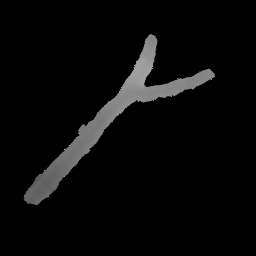
#> input picture Input/0001.jpg, 256 x 256 px; its folder holds only this picture in this run
$ python test.py   (Python 2 division)
#> lines starting #> are read from the running program, lines starting #| are printed output that depends on the picture; after the words box and inside, x2 and y2 are one past the last pixel; in counts of white or black regions, pixels touching at a corner belong together
import cv2
import numpy as np
import os

# for i in range from 0 to 80:

fs = os.listdir("./Input/")

for f in fs:
    print f

    img = cv2.imread('Input/'+f,0)
#> img is the input picture: shape (256, 256); min 0, max 191, mean 9.2
    size = np.size(img)
#> size = 65536
    skel = np.zeros(img.shape,np.uint8)

    ret,img = cv2.threshold(img,127,255,0)
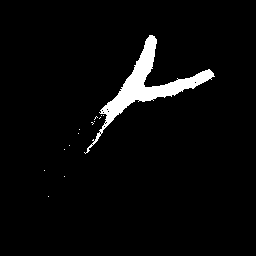
#> img: shape (256, 256); 3.8% white; 14 white regions (13 under 20 px), largest, box (x1, y1, x2, y2) and area: (84, 35, 215, 154) 2490
    element = cv2.getStructuringElement(cv2.MORPH_CROSS,(3,3))
    done = False

    while( not done):
        eroded = cv2.erode(img,element)
        temp = cv2.dilate(eroded,element)
        temp = cv2.subtract(img,temp)
        skel = cv2.bitwise_or(skel,temp)
        img = eroded.copy()

        zeros = size - cv2.countNonZero(img)
        if zeros==size:
            done = True
#> this loop made 13 passes
#> zeros on passes 1 to 12: 63488, 63854, 64181, 64490, 64781, 65036, 65206, 65324, 65424, 65489, 65522, 65534
#> pass 1, `eroded = cv2.erode(img,element)`:
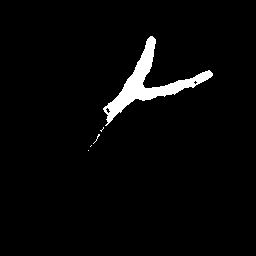
#> eroded: shape (256, 256); 3.1% white; 5 white regions (4 under 20 px), largest, box (x1, y1, x2, y2) and area: (103, 36, 213, 126) 2026
#> pass 1, `temp = cv2.subtract(img,temp)`:
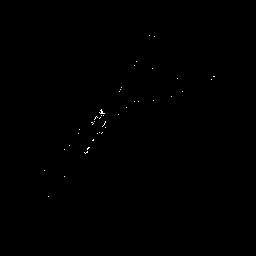
#> temp: shape (256, 256); 0.12% white in thin lines or dots, all inside (x1, y1, x2, y2) = (44, 35, 215, 197)
#> pass 2, `eroded = cv2.erode(img,element)`:
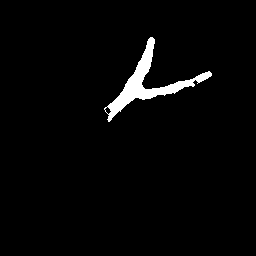
#> eroded: shape (256, 256); 2.6% white; 1 white region, box (x1, y1, x2, y2) and area: (104, 37, 212, 122) 1682
#> after the loop: eroded: shape (256, 256); every value is 0
#> after the loop:
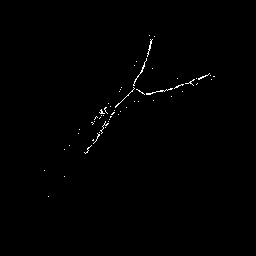
#> skel: shape (256, 256); 0.5% white in thin lines or dots, all inside (x1, y1, x2, y2) = (44, 35, 215, 197)

    cv2.imwrite("./output/"+f, skel)

# cv2.imshow("skel",skel)
# cv2.waitKey(0)
# cv2.destroyAllWindows()
